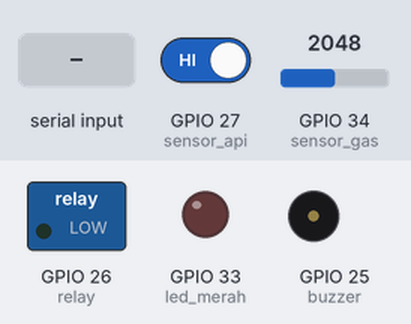
Simulated run of this sketch. Board: ESP32. Parts: switched loads named in the sketch (green lamp = pin HIGH), output pins drawn as LEDs (lit = HIGH), buzzer (waves = sounding, pin HIGH). Dashed ring = blinking. The test bench sets the inputs (shaded band); at power-on: GPIO 27 (sensor_api) HIGH, GPIO 34 (sensor_gas) = 2048. What the sketch prints to the serial monitor is not drawn.

Above: at 1.2 s.
1.3 s: GPIO 27 (sensor_api) driven LOW
At 1.45 s:
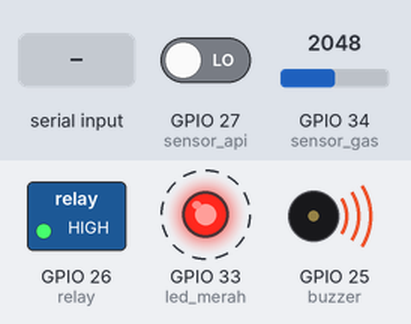
4.3 s: GPIO 34 (sensor_gas) set to 442
7.3 s: GPIO 34 (sensor_gas) set to 361
At 9.8 s:
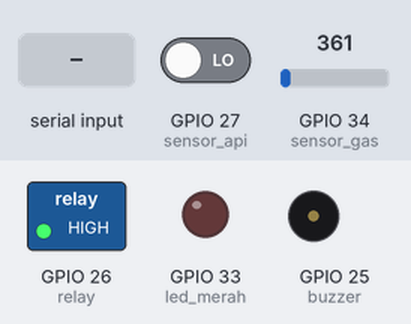
10.3 s: "reset\n" received over Serial
At 12.7 s:
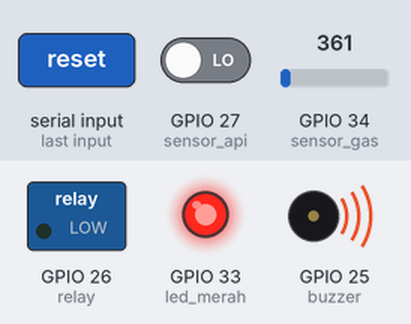
13.3 s: GPIO 27 (sensor_api) driven HIGH
At 16.0 s:
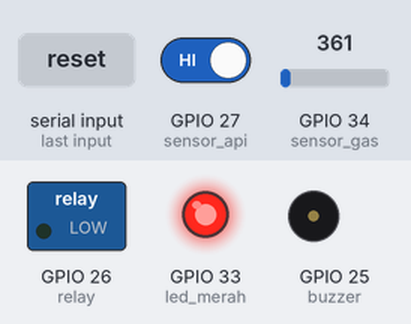
16.3 s: GPIO 27 (sensor_api) driven LOW
At 17.1 s:
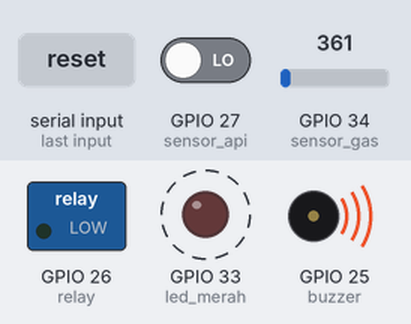
Timing chart, 0 to 20.3 s (numbered marks = the images above; inputs shaded):
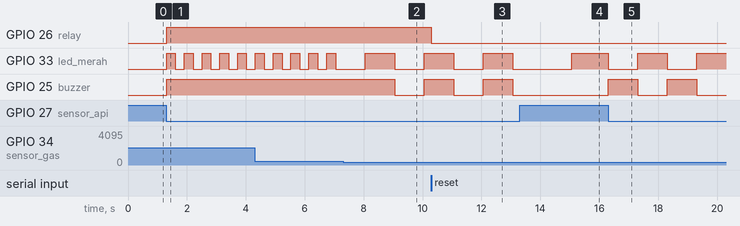

The sketch:

Fire_detector-Konvensional.ino
```cpp
// Pin Sensor & Aktuator
const int sensor_gas  = 34;
const int sensor_api  = 27;
const int relay       = 26;
const int buzzer      = 25;
const int led_merah   = 33;

// Ambang dan Variabel
const int ambangADC = 400;
int sensorGas_ADC;
int sensorApi_Value;

bool kebakaranTerdeteksi = false;

// Timer non-blocking
unsigned long previousMillis = 0;
const unsigned long blinkInterval = 300;
bool ledState = false;
bool buzzerState = false;

void setup() {
  Serial.begin(115200);

  pinMode(sensor_gas, INPUT);
  pinMode(sensor_api, INPUT);
  pinMode(relay, OUTPUT);
  pinMode(buzzer, OUTPUT);
  pinMode(led_merah, OUTPUT);

  digitalWrite(relay, LOW);
  digitalWrite(buzzer, LOW);
  digitalWrite(led_merah, LOW);
}

void loop() {
  // Baca sensor
  sensorGas_ADC = analogRead(sensor_gas);
  sensorApi_Value = !digitalRead(sensor_api); // LOW saat api terdeteksi

  bool gasTerdeteksi = sensorGas_ADC > ambangADC;
  bool apiTerdeteksi = (sensorApi_Value == 1);

  // Tampilkan ke Serial Monitor
  Serial.print("ADC Gas: ");
  Serial.print(sensorGas_ADC);
  Serial.print(" | Gas: ");
  Serial.print(gasTerdeteksi);
  Serial.print(" | Api: ");
  Serial.print(sensorApi_Value);
  Serial.print(" | Kebakaran: ");
  Serial.println(kebakaranTerdeteksi);

  // Reset via Serial input
  if (Serial.available()) {
    String input = Serial.readStringUntil('\n');
    input.trim();
    if (input.equalsIgnoreCase("reset")) {
      kebakaranTerdeteksi = false;
      digitalWrite(relay, LOW);
      Serial.println(">> Status kebakaran direset, relay dimatikan.");
    }
  }

  // Timer non-blocking
  unsigned long currentMillis = millis();

  // Jika terdeteksi gas dan api bersamaan
  if (gasTerdeteksi && apiTerdeteksi) {
    kebakaranTerdeteksi = true;
  }

  if (gasTerdeteksi && apiTerdeteksi) {
    if (currentMillis - previousMillis >= blinkInterval) {
      previousMillis = currentMillis;
      ledState = !ledState;
      digitalWrite(led_merah, ledState);
    }
    digitalWrite(buzzer, HIGH);
    digitalWrite(relay, HIGH);
  }
  else if (gasTerdeteksi && !apiTerdeteksi) {
    if (currentMillis - previousMillis >= 2000) {
      previousMillis = currentMillis;
      digitalWrite(buzzer, HIGH);
      delay(300);
      digitalWrite(buzzer, LOW);
      digitalWrite(led_merah, HIGH);
    }
    if (!kebakaranTerdeteksi) digitalWrite(relay, LOW);
  }
  else if (!gasTerdeteksi && apiTerdeteksi) {
    if (currentMillis - previousMillis >= 1000) {
      previousMillis = currentMillis;
      ledState = !ledState;
      buzzerState = !buzzerState;
      digitalWrite(led_merah, ledState);
      digitalWrite(buzzer, buzzerState);
    }
    if (!kebakaranTerdeteksi) digitalWrite(relay, LOW);
  }
  else {
    // Idle
    if (currentMillis - previousMillis >= 2000) {
      previousMillis = currentMillis;
      ledState = !ledState;
      digitalWrite(led_merah, ledState);
    }
    digitalWrite(buzzer, LOW);
    if (!kebakaranTerdeteksi) digitalWrite(relay, LOW);
  }
}
```

Measured:
- the behaviour switches between 401 and 400 on GPIO 34 (sensor_gas) (found by bisection; images 1 and 2)
- after the input at 1.3 s, GPIO 26 (relay): LOW → HIGH at once
- after the input at 7.3 s, GPIO 25 (buzzer): HIGH → LOW after 1.7 s, → HIGH 1.0 s later
- after the input at 10.3 s, GPIO 26 (relay): HIGH → LOW at once
- after the input at 13.3 s, GPIO 25 (buzzer): stays LOW (without the input it goes to HIGH after 0.76 s)
- after the input at 16.3 s, GPIO 25 (buzzer): alternates HIGH for 1.0 s and LOW for 1.0 s, starting at once
- by itself, GPIO 33 (led_merah): alternates HIGH for 1.0 s and LOW for 1.0 s
